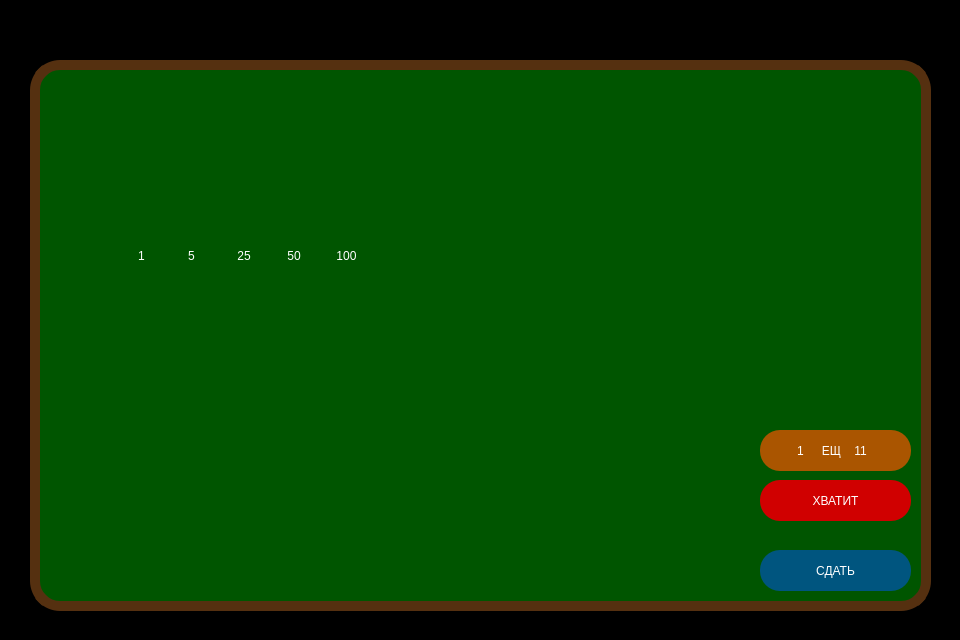
<?xml version="1.0" encoding="UTF-8"?>
<ui version="4.0">
 <class>MainWindow</class>
 <widget class="QMainWindow" name="MainWindow">
  <property name="geometry">
   <rect>
    <x>0</x>
    <y>0</y>
    <width>960</width>
    <height>640</height>
   </rect>
  </property>
  <property name="minimumSize">
   <size>
    <width>960</width>
    <height>640</height>
   </size>
  </property>
  <property name="maximumSize">
   <size>
    <width>960</width>
    <height>640</height>
   </size>
  </property>
  <property name="windowTitle">
   <string>ИГРА 21</string>
  </property>
  <property name="windowIcon">
   <iconset>
    <normaloff>img/21.ico</normaloff>img/21.ico</iconset>
  </property>
  <property name="windowOpacity">
   <double>1.000000000000000</double>
  </property>
  <property name="styleSheet">
   <string notr="true">QMainWindow
{
	background-image: url(&quot;img/background1.png&quot;);
	
	background-color: rgb(0, 0, 0);
}

QPushButton
{
	color: white;
	font: 11pt &quot;Comic Sans MS&quot;;
	border-radius: 20px;
}

QPushButton:hover
{
	margin-left: 20px;
}


QPushButton:selected
{
	outline: none;
}

QPushButton:active
{
	outline: none;
}</string>
  </property>
  <widget class="QWidget" name="centralwidget">
   <widget class="QPushButton" name="more_button">
    <property name="geometry">
     <rect>
      <x>760</x>
      <y>430</y>
      <width>151</width>
      <height>41</height>
     </rect>
    </property>
    <property name="styleSheet">
     <string notr="true">background-color: #aa5500;
</string>
    </property>
    <property name="text">
     <string>ЕЩЁ</string>
    </property>
   </widget>
   <widget class="QPushButton" name="enough_button">
    <property name="geometry">
     <rect>
      <x>760</x>
      <y>480</y>
      <width>151</width>
      <height>41</height>
     </rect>
    </property>
    <property name="styleSheet">
     <string notr="true">background-color: #d00000;</string>
    </property>
    <property name="text">
     <string>ХВАТИТ</string>
    </property>
   </widget>
   <widget class="QLabel" name="balance">
    <property name="geometry">
     <rect>
      <x>760</x>
      <y>160</y>
      <width>151</width>
      <height>41</height>
     </rect>
    </property>
    <property name="styleSheet">
     <string notr="true">font: 20pt &quot;Old English Text MT&quot;;
color: white;
border-radius: 20px;</string>
    </property>
    <property name="text">
     <string/>
    </property>
    <property name="alignment">
     <set>Qt::AlignCenter</set>
    </property>
   </widget>
   <widget class="QPushButton" name="play_button">
    <property name="geometry">
     <rect>
      <x>760</x>
      <y>550</y>
      <width>151</width>
      <height>41</height>
     </rect>
    </property>
    <property name="styleSheet">
     <string notr="true">background-color: #00557f;
</string>
    </property>
    <property name="text">
     <string>СДАТЬ</string>
    </property>
   </widget>
   <widget class="QLabel" name="dealer">
    <property name="geometry">
     <rect>
      <x>-50</x>
      <y>430</y>
      <width>211</width>
      <height>211</height>
     </rect>
    </property>
    <property name="text">
     <string/>
    </property>
    <property name="pixmap">
     <pixmap>img/dealer.png</pixmap>
    </property>
    <property name="scaledContents">
     <bool>true</bool>
    </property>
   </widget>
   <widget class="QLabel" name="dcard1">
    <property name="geometry">
     <rect>
      <x>200</x>
      <y>500</y>
      <width>63</width>
      <height>85</height>
     </rect>
    </property>
    <property name="text">
     <string/>
    </property>
   </widget>
   <widget class="QLabel" name="dcard2">
    <property name="geometry">
     <rect>
      <x>230</x>
      <y>500</y>
      <width>63</width>
      <height>85</height>
     </rect>
    </property>
    <property name="text">
     <string/>
    </property>
   </widget>
   <widget class="QLabel" name="dcard3">
    <property name="geometry">
     <rect>
      <x>260</x>
      <y>500</y>
      <width>63</width>
      <height>85</height>
     </rect>
    </property>
    <property name="text">
     <string/>
    </property>
   </widget>
   <widget class="QLabel" name="dcard4">
    <property name="geometry">
     <rect>
      <x>290</x>
      <y>500</y>
      <width>63</width>
      <height>85</height>
     </rect>
    </property>
    <property name="text">
     <string/>
    </property>
   </widget>
   <widget class="QLabel" name="dcard5">
    <property name="geometry">
     <rect>
      <x>320</x>
      <y>500</y>
      <width>63</width>
      <height>85</height>
     </rect>
    </property>
    <property name="text">
     <string/>
    </property>
   </widget>
   <widget class="QLabel" name="dcard6">
    <property name="geometry">
     <rect>
      <x>350</x>
      <y>500</y>
      <width>63</width>
      <height>85</height>
     </rect>
    </property>
    <property name="text">
     <string/>
    </property>
   </widget>
   <widget class="QLabel" name="dcard7">
    <property name="geometry">
     <rect>
      <x>380</x>
      <y>500</y>
      <width>63</width>
      <height>85</height>
     </rect>
    </property>
    <property name="text">
     <string/>
    </property>
   </widget>
   <widget class="QLabel" name="dcard8">
    <property name="geometry">
     <rect>
      <x>410</x>
      <y>500</y>
      <width>63</width>
      <height>85</height>
     </rect>
    </property>
    <property name="text">
     <string/>
    </property>
   </widget>
   <widget class="QLabel" name="dcard9">
    <property name="geometry">
     <rect>
      <x>440</x>
      <y>500</y>
      <width>63</width>
      <height>85</height>
     </rect>
    </property>
    <property name="text">
     <string/>
    </property>
   </widget>
   <widget class="QLabel" name="dcard10">
    <property name="geometry">
     <rect>
      <x>470</x>
      <y>500</y>
      <width>63</width>
      <height>85</height>
     </rect>
    </property>
    <property name="text">
     <string/>
    </property>
   </widget>
   <widget class="QLabel" name="dcard11">
    <property name="geometry">
     <rect>
      <x>500</x>
      <y>500</y>
      <width>63</width>
      <height>85</height>
     </rect>
    </property>
    <property name="text">
     <string/>
    </property>
   </widget>
   <widget class="QLabel" name="ucard1">
    <property name="geometry">
     <rect>
      <x>110</x>
      <y>90</y>
      <width>63</width>
      <height>85</height>
     </rect>
    </property>
    <property name="text">
     <string/>
    </property>
   </widget>
   <widget class="QLabel" name="ucard2">
    <property name="geometry">
     <rect>
      <x>140</x>
      <y>90</y>
      <width>63</width>
      <height>85</height>
     </rect>
    </property>
    <property name="text">
     <string/>
    </property>
   </widget>
   <widget class="QLabel" name="ucard3">
    <property name="geometry">
     <rect>
      <x>170</x>
      <y>90</y>
      <width>63</width>
      <height>85</height>
     </rect>
    </property>
    <property name="text">
     <string/>
    </property>
   </widget>
   <widget class="QLabel" name="ucard4">
    <property name="geometry">
     <rect>
      <x>200</x>
      <y>90</y>
      <width>63</width>
      <height>85</height>
     </rect>
    </property>
    <property name="text">
     <string/>
    </property>
   </widget>
   <widget class="QLabel" name="ucard5">
    <property name="geometry">
     <rect>
      <x>230</x>
      <y>90</y>
      <width>63</width>
      <height>85</height>
     </rect>
    </property>
    <property name="text">
     <string/>
    </property>
   </widget>
   <widget class="QLabel" name="ucard6">
    <property name="geometry">
     <rect>
      <x>260</x>
      <y>90</y>
      <width>63</width>
      <height>85</height>
     </rect>
    </property>
    <property name="text">
     <string/>
    </property>
   </widget>
   <widget class="QLabel" name="ucard7">
    <property name="geometry">
     <rect>
      <x>290</x>
      <y>90</y>
      <width>63</width>
      <height>85</height>
     </rect>
    </property>
    <property name="text">
     <string/>
    </property>
   </widget>
   <widget class="QLabel" name="ucard8">
    <property name="geometry">
     <rect>
      <x>320</x>
      <y>90</y>
      <width>63</width>
      <height>85</height>
     </rect>
    </property>
    <property name="text">
     <string/>
    </property>
   </widget>
   <widget class="QLabel" name="ucard9">
    <property name="geometry">
     <rect>
      <x>350</x>
      <y>90</y>
      <width>63</width>
      <height>85</height>
     </rect>
    </property>
    <property name="text">
     <string/>
    </property>
   </widget>
   <widget class="QLabel" name="ucard10">
    <property name="geometry">
     <rect>
      <x>380</x>
      <y>90</y>
      <width>63</width>
      <height>85</height>
     </rect>
    </property>
    <property name="text">
     <string/>
    </property>
   </widget>
   <widget class="QLabel" name="ucard11">
    <property name="geometry">
     <rect>
      <x>410</x>
      <y>90</y>
      <width>63</width>
      <height>85</height>
     </rect>
    </property>
    <property name="text">
     <string/>
    </property>
   </widget>
   <widget class="QLabel" name="dpoints">
    <property name="geometry">
     <rect>
      <x>150</x>
      <y>518</y>
      <width>41</width>
      <height>41</height>
     </rect>
    </property>
    <property name="styleSheet">
     <string notr="true">font: 20pt &quot;Old English Text MT&quot;;
color: white;
border-radius: 20px;</string>
    </property>
    <property name="text">
     <string/>
    </property>
    <property name="alignment">
     <set>Qt::AlignLeading|Qt::AlignLeft|Qt::AlignVCenter</set>
    </property>
   </widget>
   <widget class="QLabel" name="upoints">
    <property name="geometry">
     <rect>
      <x>60</x>
      <y>110</y>
      <width>41</width>
      <height>41</height>
     </rect>
    </property>
    <property name="styleSheet">
     <string notr="true">font: 20pt &quot;Old English Text MT&quot;;
color: white;
border-radius: 20px;</string>
    </property>
    <property name="text">
     <string/>
    </property>
    <property name="alignment">
     <set>Qt::AlignLeading|Qt::AlignLeft|Qt::AlignVCenter</set>
    </property>
   </widget>
   <widget class="QLabel" name="information_block">
    <property name="geometry">
     <rect>
      <x>86</x>
      <y>376</y>
      <width>331</width>
      <height>61</height>
     </rect>
    </property>
    <property name="styleSheet">
     <string notr="true">font: 14pt &quot;Old English Text MT&quot;;
color: white;</string>
    </property>
    <property name="text">
     <string/>
    </property>
    <property name="alignment">
     <set>Qt::AlignCenter</set>
    </property>
   </widget>
   <widget class="QPushButton" name="ace_button_1">
    <property name="geometry">
     <rect>
      <x>780</x>
      <y>430</y>
      <width>41</width>
      <height>41</height>
     </rect>
    </property>
    <property name="styleSheet">
     <string notr="true">QPushButton
{
	background-color: #aa5500;
	margin:0
}

QPushButton:hover
{
	background-color: #00557f;
}
</string>
    </property>
    <property name="text">
     <string>1</string>
    </property>
   </widget>
   <widget class="QPushButton" name="ace_button_11">
    <property name="geometry">
     <rect>
      <x>840</x>
      <y>430</y>
      <width>41</width>
      <height>41</height>
     </rect>
    </property>
    <property name="styleSheet">
     <string notr="true">QPushButton
{
	background-color: #aa5500;
	margin:0
}

QPushButton:hover
{
	background-color: #00557f;
}
</string>
    </property>
    <property name="text">
     <string>11</string>
    </property>
   </widget>
   <widget class="QLabel" name="label">
    <property name="geometry">
     <rect>
      <x>790</x>
      <y>90</y>
      <width>81</width>
      <height>71</height>
     </rect>
    </property>
    <property name="text">
     <string/>
    </property>
    <property name="pixmap">
     <pixmap>img/money.png</pixmap>
    </property>
    <property name="scaledContents">
     <bool>true</bool>
    </property>
   </widget>
   <widget class="QLabel" name="dialog">
    <property name="geometry">
     <rect>
      <x>10</x>
      <y>320</y>
      <width>481</width>
      <height>211</height>
     </rect>
    </property>
    <property name="text">
     <string/>
    </property>
    <property name="pixmap">
     <pixmap>img/dialog.png</pixmap>
    </property>
    <property name="scaledContents">
     <bool>true</bool>
    </property>
   </widget>
   <widget class="QPushButton" name="close_button">
    <property name="geometry">
     <rect>
      <x>900</x>
      <y>10</y>
      <width>41</width>
      <height>41</height>
     </rect>
    </property>
    <property name="styleSheet">
     <string notr="true">QPushButton:hover
{
	margin:0;
	margin-top: 7px;
}</string>
    </property>
    <property name="text">
     <string/>
    </property>
    <property name="icon">
     <iconset>
      <normaloff>img/close_button.png</normaloff>img/close_button.png</iconset>
    </property>
    <property name="iconSize">
     <size>
      <width>32</width>
      <height>32</height>
     </size>
    </property>
   </widget>
   <widget class="QPushButton" name="chip1">
    <property name="geometry">
     <rect>
      <x>106</x>
      <y>230</y>
      <width>51</width>
      <height>51</height>
     </rect>
    </property>
    <property name="styleSheet">
     <string notr="true">QPushButton
{
	margin-left: 20px;
}

QPushButton:hover
{
	margin-bottom: 11px;
}
</string>
    </property>
    <property name="text">
     <string>1</string>
    </property>
    <property name="icon">
     <iconset>
      <normaloff>img/chips/1.png</normaloff>img/chips/1.png</iconset>
    </property>
    <property name="iconSize">
     <size>
      <width>45</width>
      <height>45</height>
     </size>
    </property>
   </widget>
   <widget class="QPushButton" name="chip5">
    <property name="geometry">
     <rect>
      <x>156</x>
      <y>230</y>
      <width>51</width>
      <height>51</height>
     </rect>
    </property>
    <property name="styleSheet">
     <string notr="true">QPushButton
{
	margin-left: 20px;
}

QPushButton:hover
{
	margin-bottom: 11px;
}
</string>
    </property>
    <property name="text">
     <string>5</string>
    </property>
    <property name="icon">
     <iconset>
      <normaloff>img/chips/5.png</normaloff>img/chips/5.png</iconset>
    </property>
    <property name="iconSize">
     <size>
      <width>45</width>
      <height>45</height>
     </size>
    </property>
   </widget>
   <widget class="QPushButton" name="chip25">
    <property name="geometry">
     <rect>
      <x>206</x>
      <y>230</y>
      <width>51</width>
      <height>51</height>
     </rect>
    </property>
    <property name="styleSheet">
     <string notr="true">QPushButton
{
	margin-left: 25px;
}

QPushButton:hover
{
	margin-bottom: 11px;
}
</string>
    </property>
    <property name="text">
     <string>25</string>
    </property>
    <property name="icon">
     <iconset>
      <normaloff>img/chips/25.png</normaloff>img/chips/25.png</iconset>
    </property>
    <property name="iconSize">
     <size>
      <width>45</width>
      <height>45</height>
     </size>
    </property>
   </widget>
   <widget class="QPushButton" name="chip50">
    <property name="geometry">
     <rect>
      <x>256</x>
      <y>230</y>
      <width>51</width>
      <height>51</height>
     </rect>
    </property>
    <property name="styleSheet">
     <string notr="true">QPushButton
{
	margin-left: 25px;
}

QPushButton:hover
{
	margin-bottom: 11px;
}
</string>
    </property>
    <property name="text">
     <string>50</string>
    </property>
    <property name="icon">
     <iconset>
      <normaloff>img/chips/50.png</normaloff>img/chips/50.png</iconset>
    </property>
    <property name="iconSize">
     <size>
      <width>45</width>
      <height>45</height>
     </size>
    </property>
   </widget>
   <widget class="QPushButton" name="chip100">
    <property name="geometry">
     <rect>
      <x>306</x>
      <y>230</y>
      <width>51</width>
      <height>51</height>
     </rect>
    </property>
    <property name="styleSheet">
     <string notr="true">QPushButton
{
	margin-left: 30px;
}

QPushButton:hover
{
	margin-bottom: 11px;
}
</string>
    </property>
    <property name="text">
     <string>100</string>
    </property>
    <property name="icon">
     <iconset>
      <normaloff>img/chips/100.png</normaloff>img/chips/100.png</iconset>
    </property>
    <property name="iconSize">
     <size>
      <width>45</width>
      <height>45</height>
     </size>
    </property>
   </widget>
   <widget class="QLabel" name="chips_image">
    <property name="geometry">
     <rect>
      <x>376</x>
      <y>205</y>
      <width>61</width>
      <height>71</height>
     </rect>
    </property>
    <property name="text">
     <string/>
    </property>
    <property name="pixmap">
     <pixmap>img/chips.png</pixmap>
    </property>
    <property name="scaledContents">
     <bool>true</bool>
    </property>
   </widget>
   <widget class="QLabel" name="rate">
    <property name="geometry">
     <rect>
      <x>450</x>
      <y>210</y>
      <width>111</width>
      <height>71</height>
     </rect>
    </property>
    <property name="styleSheet">
     <string notr="true">font: 20pt &quot;Old English Text MT&quot;;
color: white;
border-radius: 20px;</string>
    </property>
    <property name="text">
     <string/>
    </property>
   </widget>
   <widget class="QPushButton" name="reset_rate_button">
    <property name="geometry">
     <rect>
      <x>370</x>
      <y>276</y>
      <width>61</width>
      <height>51</height>
     </rect>
    </property>
    <property name="styleSheet">
     <string notr="true">QPushButton
{
	margin-left: 20px;
}

QPushButton:hover
{
	margin-top: 7px;
}
</string>
    </property>
    <property name="text">
     <string/>
    </property>
    <property name="icon">
     <iconset>
      <normaloff>img/reset_rate1.png</normaloff>img/reset_rate1.png</iconset>
    </property>
    <property name="iconSize">
     <size>
      <width>51</width>
      <height>51</height>
     </size>
    </property>
   </widget>
   <widget class="QPushButton" name="settings_button">
    <property name="geometry">
     <rect>
      <x>840</x>
      <y>6</y>
      <width>75</width>
      <height>51</height>
     </rect>
    </property>
    <property name="styleSheet">
     <string notr="true">QPushButton:hover
{
	margin:0;
	margin-top: 7px;
}</string>
    </property>
    <property name="text">
     <string/>
    </property>
    <property name="icon">
     <iconset>
      <normaloff>img/settings.png</normaloff>img/settings.png</iconset>
    </property>
    <property name="iconSize">
     <size>
      <width>32</width>
      <height>32</height>
     </size>
    </property>
   </widget>
   <widget class="QWidget" name="settings_box" native="true">
    <property name="geometry">
     <rect>
      <x>970</x>
      <y>60</y>
      <width>191</width>
      <height>551</height>
     </rect>
    </property>
    <property name="styleSheet">
     <string notr="true">background-image: url(&quot;img/settings_background.jpg&quot;);
border-radius: 20px;
</string>
    </property>
    <widget class="QLabel" name="settings21">
     <property name="geometry">
      <rect>
       <x>10</x>
       <y>410</y>
       <width>171</width>
       <height>121</height>
      </rect>
     </property>
     <property name="text">
      <string/>
     </property>
     <property name="pixmap">
      <pixmap>img/21.png</pixmap>
     </property>
     <property name="scaledContents">
      <bool>true</bool>
     </property>
    </widget>
    <widget class="QLabel" name="ace">
     <property name="geometry">
      <rect>
       <x>20</x>
       <y>20</y>
       <width>41</width>
       <height>51</height>
      </rect>
     </property>
     <property name="text">
      <string/>
     </property>
     <property name="pixmap">
      <pixmap>img/aces2.png</pixmap>
     </property>
     <property name="scaledContents">
      <bool>true</bool>
     </property>
    </widget>
    <widget class="QCheckBox" name="checkBox">
     <property name="geometry">
      <rect>
       <x>70</x>
       <y>38</y>
       <width>111</width>
       <height>16</height>
      </rect>
     </property>
     <property name="styleSheet">
      <string notr="true">color: white;
font: 11pt &quot;Comic Sans MS&quot;;
background: none;</string>
     </property>
     <property name="text">
      <string>smart select</string>
     </property>
    </widget>
   </widget>
   <widget class="QLabel" name="table">
    <property name="geometry">
     <rect>
      <x>30</x>
      <y>60</y>
      <width>901</width>
      <height>551</height>
     </rect>
    </property>
    <property name="styleSheet">
     <string notr="true">background-color: rgb(0, 85, 0);
border-radius: 30px;
border: 10px solid #553010</string>
    </property>
    <property name="text">
     <string/>
    </property>
   </widget>
   <widget class="QPushButton" name="deck">
    <property name="geometry">
     <rect>
      <x>800</x>
      <y>300</y>
      <width>63</width>
      <height>85</height>
     </rect>
    </property>
    <property name="cursor">
     <cursorShape>OpenHandCursor</cursorShape>
    </property>
    <property name="styleSheet">
     <string notr="true">QPushButton:hover
{
	margin-left: 0px;
}</string>
    </property>
    <property name="text">
     <string/>
    </property>
    <property name="icon">
     <iconset>
      <normaloff>img/deck/63x85/рубашка1.png</normaloff>img/deck/63x85/рубашка1.png</iconset>
    </property>
    <property name="iconSize">
     <size>
      <width>63</width>
      <height>85</height>
     </size>
    </property>
   </widget>
   <widget class="QLabel" name="blackjack">
    <property name="geometry">
     <rect>
      <x>50</x>
      <y>320</y>
      <width>441</width>
      <height>161</height>
     </rect>
    </property>
    <property name="text">
     <string/>
    </property>
    <property name="pixmap">
     <pixmap>img/blackjack.png</pixmap>
    </property>
   </widget>
   <zorder>table</zorder>
   <zorder>more_button</zorder>
   <zorder>enough_button</zorder>
   <zorder>balance</zorder>
   <zorder>play_button</zorder>
   <zorder>dealer</zorder>
   <zorder>dcard1</zorder>
   <zorder>dcard2</zorder>
   <zorder>dcard3</zorder>
   <zorder>dcard4</zorder>
   <zorder>dcard5</zorder>
   <zorder>dcard6</zorder>
   <zorder>dcard7</zorder>
   <zorder>dcard8</zorder>
   <zorder>dcard9</zorder>
   <zorder>dcard10</zorder>
   <zorder>dcard11</zorder>
   <zorder>ucard1</zorder>
   <zorder>ucard2</zorder>
   <zorder>ucard3</zorder>
   <zorder>ucard4</zorder>
   <zorder>ucard5</zorder>
   <zorder>ucard6</zorder>
   <zorder>ucard7</zorder>
   <zorder>ucard8</zorder>
   <zorder>ucard9</zorder>
   <zorder>ucard10</zorder>
   <zorder>ucard11</zorder>
   <zorder>dpoints</zorder>
   <zorder>upoints</zorder>
   <zorder>information_block</zorder>
   <zorder>ace_button_1</zorder>
   <zorder>ace_button_11</zorder>
   <zorder>label</zorder>
   <zorder>dialog</zorder>
   <zorder>close_button</zorder>
   <zorder>chip1</zorder>
   <zorder>chip5</zorder>
   <zorder>chip25</zorder>
   <zorder>chip50</zorder>
   <zorder>chip100</zorder>
   <zorder>chips_image</zorder>
   <zorder>rate</zorder>
   <zorder>reset_rate_button</zorder>
   <zorder>settings_button</zorder>
   <zorder>settings_box</zorder>
   <zorder>deck</zorder>
   <zorder>blackjack</zorder>
  </widget>
 </widget>
 <resources/>
 <connections/>
</ui>
